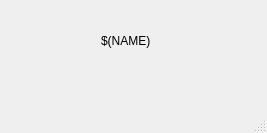
<?xml version="1.0" encoding="UTF-8"?>
<ui version="4.0">
 <class>MainWindow</class>
 <widget class="QMainWindow" name="MainWindow">
  <property name="geometry">
   <rect>
    <x>0</x>
    <y>0</y>
    <width>267</width>
    <height>133</height>
   </rect>
  </property>
  <property name="windowTitle">
   <string>MainWindow</string>
  </property>
  <widget class="QWidget" name="centralwidget">
   <widget class="caLabel" name="calabel">
    <property name="geometry">
     <rect>
      <x>101</x>
      <y>27</y>
      <width>90</width>
      <height>28</height>
     </rect>
    </property>
    <property name="text">
     <string>$(NAME)</string>
    </property>
   </widget>
  </widget>
  <widget class="QMenuBar" name="menubar">
   <property name="geometry">
    <rect>
     <x>0</x>
     <y>0</y>
     <width>267</width>
     <height>24</height>
    </rect>
   </property>
  </widget>
  <widget class="QStatusBar" name="statusbar"/>
 </widget>
 <customwidgets>
  <customwidget>
   <class>caLabel</class>
   <extends>QLabel</extends>
   <header>caLabel</header>
  </customwidget>
 </customwidgets>
 <resources/>
 <connections/>
</ui>
